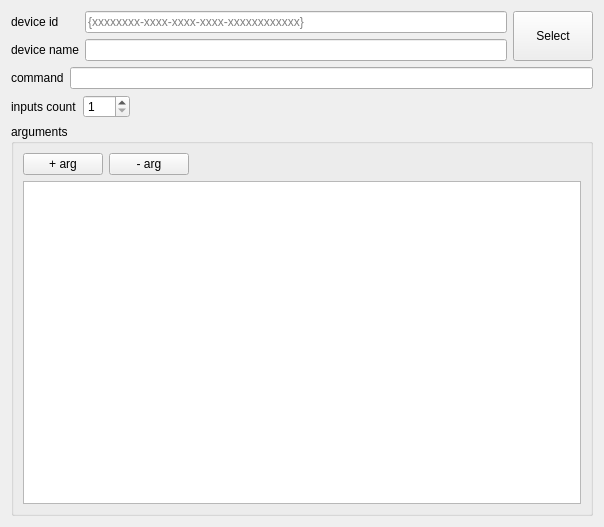
<?xml version="1.0" encoding="UTF-8"?>
<ui version="4.0">
 <class>CommandBlockEditorWidget</class>
 <widget class="QWidget" name="CommandBlockEditorWidget">
  <property name="geometry">
   <rect>
    <x>0</x>
    <y>0</y>
    <width>604</width>
    <height>527</height>
   </rect>
  </property>
  <property name="windowTitle">
   <string>Form</string>
  </property>
  <layout class="QVBoxLayout" name="verticalLayout_2">
   <item>
    <widget class="QWidget" name="widget" native="true">
     <layout class="QGridLayout" name="gridLayout">
      <property name="leftMargin">
       <number>0</number>
      </property>
      <property name="topMargin">
       <number>0</number>
      </property>
      <property name="rightMargin">
       <number>0</number>
      </property>
      <property name="bottomMargin">
       <number>0</number>
      </property>
      <item row="0" column="0">
       <widget class="QLabel" name="label">
        <property name="text">
         <string>device id</string>
        </property>
       </widget>
      </item>
      <item row="0" column="1">
       <widget class="QLineEdit" name="deviceIdEdit">
        <property name="readOnly">
         <bool>true</bool>
        </property>
        <property name="placeholderText">
         <string>{xxxxxxxx-xxxx-xxxx-xxxx-xxxxxxxxxxxx}</string>
        </property>
       </widget>
      </item>
      <item row="0" column="2" rowspan="2">
       <widget class="QPushButton" name="deviceSelectBtn">
        <property name="sizePolicy">
         <sizepolicy hsizetype="Minimum" vsizetype="Minimum">
          <horstretch>0</horstretch>
          <verstretch>0</verstretch>
         </sizepolicy>
        </property>
        <property name="text">
         <string>Select</string>
        </property>
       </widget>
      </item>
      <item row="1" column="0">
       <widget class="QLabel" name="label_2">
        <property name="text">
         <string>device name</string>
        </property>
       </widget>
      </item>
      <item row="1" column="1">
       <widget class="QLineEdit" name="deviceNameEdit">
        <property name="readOnly">
         <bool>true</bool>
        </property>
       </widget>
      </item>
     </layout>
    </widget>
   </item>
   <item>
    <widget class="QWidget" name="widget_2" native="true">
     <layout class="QHBoxLayout" name="horizontalLayout">
      <property name="leftMargin">
       <number>0</number>
      </property>
      <property name="topMargin">
       <number>0</number>
      </property>
      <property name="rightMargin">
       <number>0</number>
      </property>
      <property name="bottomMargin">
       <number>0</number>
      </property>
      <item>
       <widget class="QLabel" name="label_3">
        <property name="text">
         <string>command</string>
        </property>
       </widget>
      </item>
      <item>
       <widget class="QLineEdit" name="commandEdit"/>
      </item>
     </layout>
    </widget>
   </item>
   <item>
    <widget class="QWidget" name="widget_3" native="true">
     <layout class="QHBoxLayout" name="horizontalLayout_3">
      <property name="leftMargin">
       <number>0</number>
      </property>
      <property name="topMargin">
       <number>0</number>
      </property>
      <property name="rightMargin">
       <number>0</number>
      </property>
      <property name="bottomMargin">
       <number>0</number>
      </property>
      <item>
       <widget class="QLabel" name="label_5">
        <property name="text">
         <string>inputs count</string>
        </property>
       </widget>
      </item>
      <item>
       <widget class="QSpinBox" name="inputsCountEdit">
        <property name="minimum">
         <number>1</number>
        </property>
        <property name="maximum">
         <number>999</number>
        </property>
       </widget>
      </item>
      <item>
       <spacer name="horizontalSpacer_2">
        <property name="orientation">
         <enum>Qt::Horizontal</enum>
        </property>
        <property name="sizeHint" stdset="0">
         <size>
          <width>40</width>
          <height>20</height>
         </size>
        </property>
       </spacer>
      </item>
     </layout>
    </widget>
   </item>
   <item>
    <widget class="QGroupBox" name="groupBox">
     <property name="title">
      <string>arguments</string>
     </property>
     <layout class="QVBoxLayout" name="verticalLayout">
      <item>
       <widget class="QWidget" name="widget_4" native="true">
        <layout class="QHBoxLayout" name="horizontalLayout_4">
         <property name="leftMargin">
          <number>0</number>
         </property>
         <property name="topMargin">
          <number>0</number>
         </property>
         <property name="rightMargin">
          <number>0</number>
         </property>
         <property name="bottomMargin">
          <number>0</number>
         </property>
         <item>
          <widget class="QPushButton" name="addArgBtn">
           <property name="text">
            <string>+ arg</string>
           </property>
          </widget>
         </item>
         <item>
          <widget class="QPushButton" name="delArgBtn">
           <property name="text">
            <string>- arg</string>
           </property>
          </widget>
         </item>
         <item>
          <spacer name="horizontalSpacer">
           <property name="orientation">
            <enum>Qt::Horizontal</enum>
           </property>
           <property name="sizeHint" stdset="0">
            <size>
             <width>393</width>
             <height>20</height>
            </size>
           </property>
          </spacer>
         </item>
        </layout>
       </widget>
      </item>
      <item>
       <widget class="QListWidget" name="argsList"/>
      </item>
     </layout>
    </widget>
   </item>
  </layout>
 </widget>
 <resources/>
 <connections/>
</ui>
